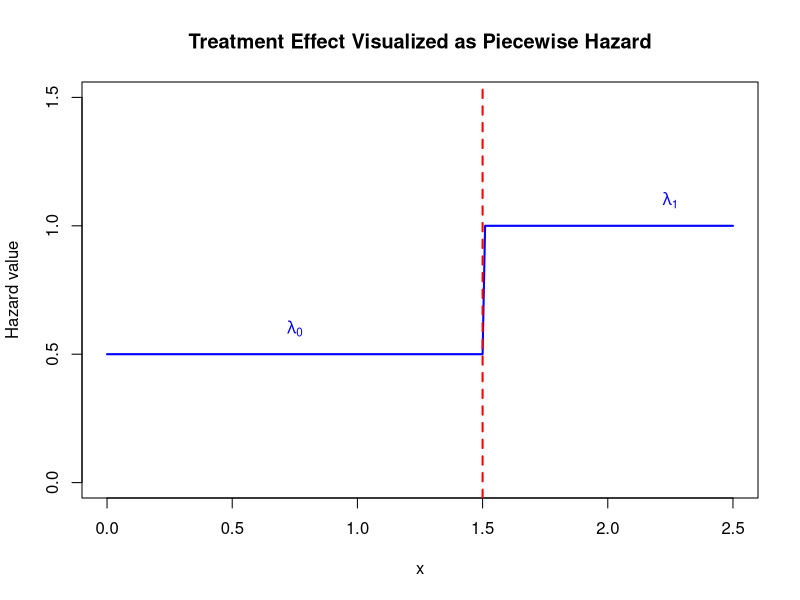
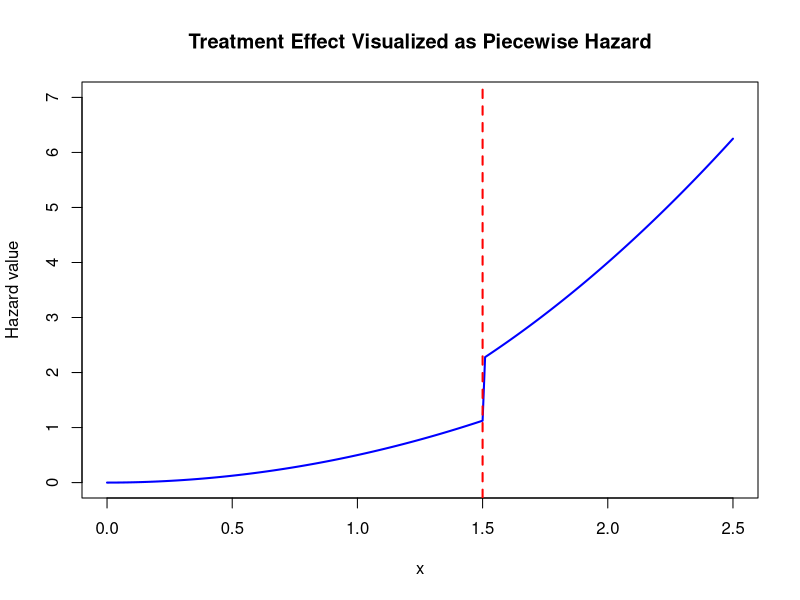

Reproduce these figures in R, in order.
# Command: 
# Make a plot: from 0 to a, plot function value
# lambda_0. After a, plot lambda_1
setwd("~/Dropbox (Harvard University)/Xiang_Iav/code")

# Define the constants
lambda_0 <- 1/2
a <- 1.5
lambda_1 <- 1/1

# Define the function values
x <- seq(0, 2.5, by = 0.01)
y <- ifelse(x <= a, lambda_0, lambda_1)

# Plot the function
png(filename = "./figures/hazard-viz.png")
plot(x, y, type = "l", col = "blue", lwd = 2,
     xlab = "x", ylab = "Hazard value",
     main = "Treatment Effect Visualized as Piecewise Hazard",
     ylim=c(0,1.5))
abline(v = a, col = "red", lwd = 2, lty = 2)
# Add text for the regions
text(a/2, lambda_0 + 0.1, expression(lambda[0]), col = "blue")
text((3 + a)/2, lambda_1 + 0.1, expression(lambda[1]), col = "blue")
dev.off()

png(filename = "./figures/prop-hazard-viz.png")
x <- seq(0, 2.5, by = 0.01)
y <- ifelse(x <= a, x^2 * lambda_0, x^2*lambda_1)
plot(x, y, type = "l", col = "blue", lwd = 2,
     xlab = "x", ylab = "Hazard value",
     main = "Treatment Effect Visualized as Piecewise Hazard",
     ylim=c(0,7))
abline(v = a, col = "red", lwd = 2, lty = 2)
dev.off()
# Add text for the regions
# text(a/2, lambda_0 + 0.1, expression(lambda[t] ), col = "blue")
# text((3 + a)/2, lambda_1 + 0.1, expression(lambda[1]), col = "blue")

